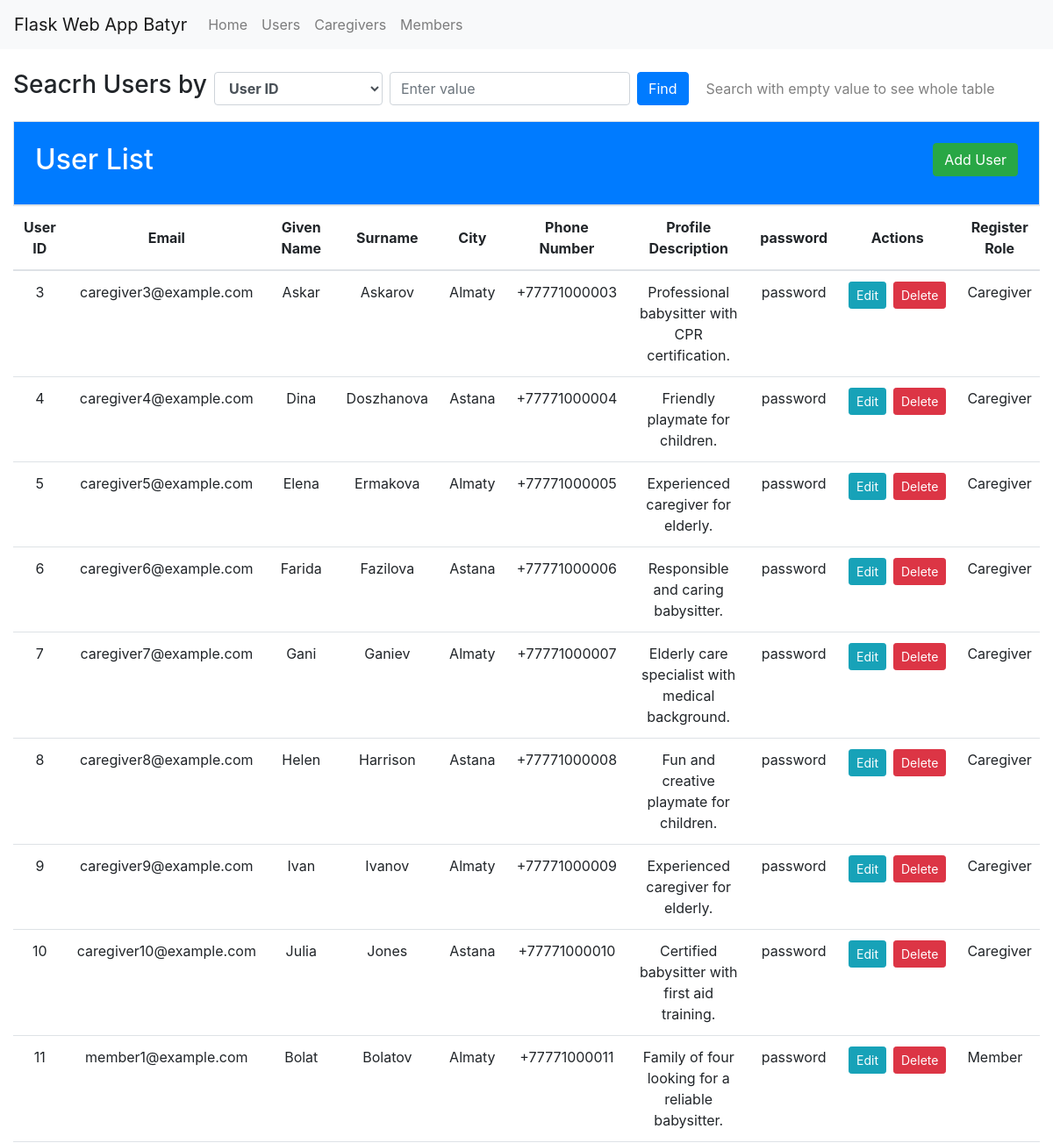
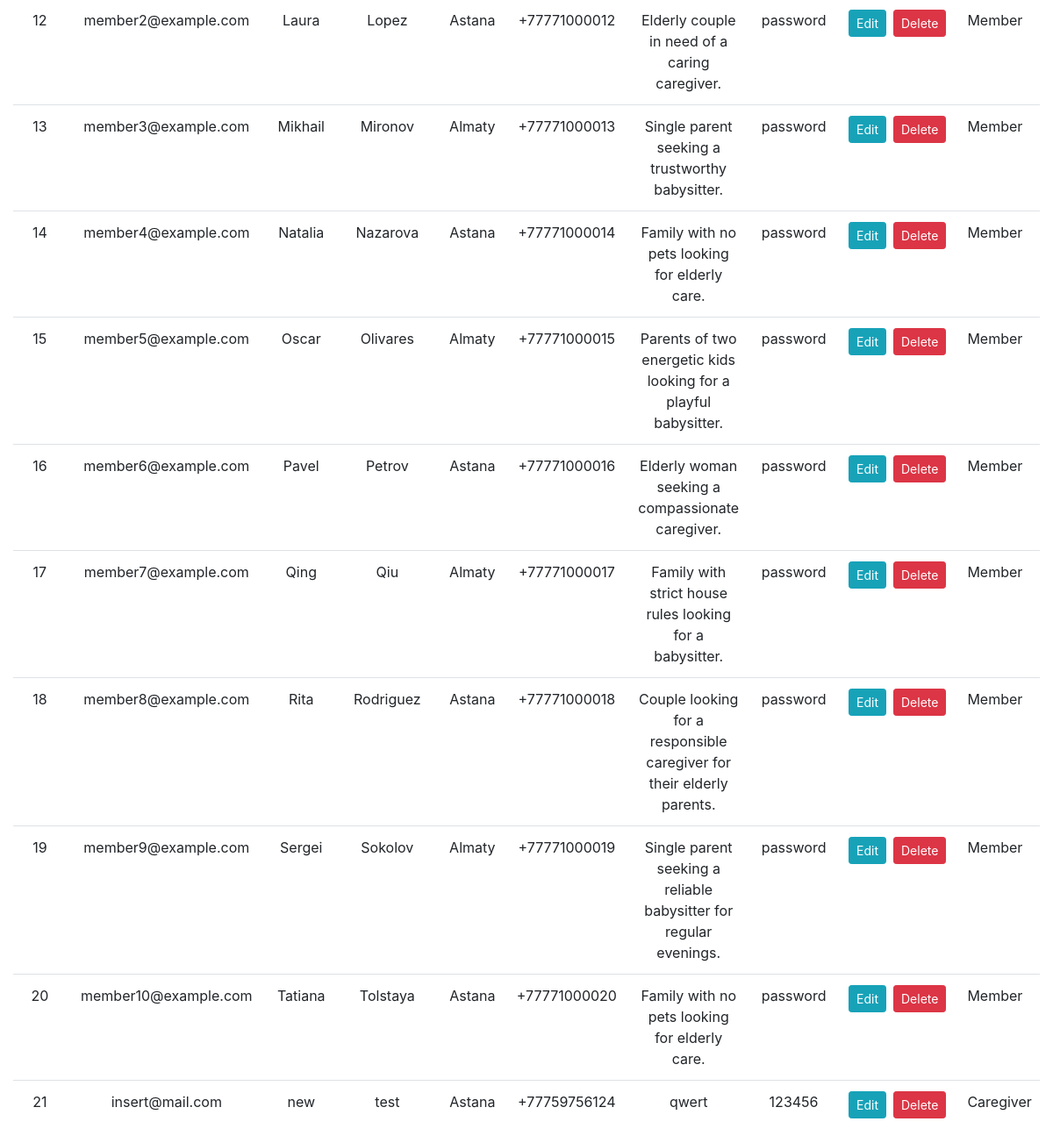
Screenshot of /users with the database file from the repository (2 pictures, top to bottom).
### flaskApp/models.py (models this page shows)
class User(db.Model):
    __tablename__ = 'users'
    user_id = db.Column(db.Integer, primary_key=True)
    email = db.Column(db.String(255), unique=True, nullable=False)
    given_name = db.Column(db.String(50), nullable=False)
    surname = db.Column(db.String(50), nullable=False)
    city = db.Column(db.String(50), nullable=False)
    phone_number = db.Column(db.String(15), nullable=False)
    profile_description = db.Column(db.Text, nullable=False)
    password = db.Column(db.String(255), nullable=False)
    caregiver = relationship("Caregiver", back_populates="user", cascade="all, delete-orphan",
                            primaryjoin="User.user_id == foreign(Caregiver.caregiver_user_id)")
    member = relationship("Member", back_populates="user", cascade="all, delete-orphan",
                          primaryjoin="User.user_id == foreign(Member.member_user_id)")
    def has_role(self):
        return True if self.caregiver or self.member else False

### flaskApp/views.py (the view)
@app.route('/users', endpoint='user_list')
def user_list():
    users = User.query.all()
    form = UserForm()
    return render_template('User/user.html', users=users, form=form, formC=CaregiverForm(), formM=MemberForm())

### flaskApp/forms.py
class UserForm(FlaskForm):
    email = StringField('Email', validators=[DataRequired()])
    given_name = StringField('Given Name', validators=[DataRequired()])
    surname = StringField('Surname', validators=[DataRequired()])
    city = StringField('City', validators=[DataRequired()])
    phone_number = StringField('Phone Number', validators=[DataRequired()])
    profile_description = TextAreaField('Profile Description', validators=[DataRequired()])
    password = PasswordField('Password', validators=[DataRequired(), Length(min=6)])

class CaregiverForm(FlaskForm):
    photo = StringField('Photo URL', validators=[DataRequired()])
    gender = SelectField('Gender', choices=[(gender.value, gender.value) for gender in GENDER],  validators=[DataRequired()])
    caregiving_type = SelectField('Caregiving Type', choices=[(care_type.value, care_type.value) for care_type in CARE_TYPE],  validators=[DataRequired()] )
    hourly_rate = DecimalField('Hourly Rate', validators=[DataRequired()])

### flaskApp/templates/User/user.html (shortened to what this page needs)
{% extends 'base.html' %} {% block title %}User Table{% endblock %} {% block
content %}
<div class="mb-3">
  <form class="form-inline" method="GET" action="/search_users">
    <div class="form-group mr-2">
      <label for="attribute">
        <h3>Seacrh Users by</h3>
      </label>
    </div>
    <div class="form-group mr-2">
      <select class="form-control" name="attribute" style="font-weight: bold;">
        <option value="user_id">User ID</option>
      </select>
    </div>
    <div class="form-group mr-2">
      <input type="text" class="form-control" name="value" placeholder="Enter value">
    </div>
    <button type="submit" class="btn btn-primary">Find</button>
    <div style="margin-left: 20px;"><a style="color: gray;">Search with empty value to see whole table</a></div>
  </form>
</div>
<div class="h-200 p-4 text-white bg-primary border rounded-3">
  <h2>
    User List
    <button type="button" class="btn btn-success float-right" data-toggle="modal" data-target="#addUserModal">
      Add User
    </button>
  </h2>
</div>
<div class="table-responsive">
  <table class="table table-hover table-white" id="#userTable">
    <thead>
      <tr class="text-center">
        <th scope="col">User ID</th>
        <th scope="col" style=" vertical-align: middle;">Email</th>
        <th scope="col">Given Name</th>
        <th scope="col" style=" vertical-align: middle;">Surname</th>
        <th scope="col" style=" vertical-align: middle;">City</th>
        <th scope="col">Phone Number</th>
        <th scope="col" style=" vertical-align: middle;">Profile Description</th>
        <th scope="col" style=" vertical-align: middle;">password</th>
        <th scope="col" style=" vertical-align: middle;">Actions</th>
        <th scope="col" style=" vertical-align: middle;">Register Role</th>
      </tr>
    </thead>
    <tbody>
      {% for user in users %}
      <tr class="text-center">
        <td>{{ user.user_id }}</td>
        <td>{{ user.email }}</td>
        <td>{{ user.given_name }}</td>
        <td>{{ user.surname }}</td>
        <td>{{ user.city }}</td>
        <td>{{ user.phone_number }}</td>
        <td>{{ user.profile_description }}</td>
        <td>{{ user.password }}</td>
        <td>
          <div class="d-flex justify-content-between">
            <a href="/edit_user/{{user.user_id}}" class="btn btn-sm btn-info mr-2" data-toggle="modal"
              data-target="#editUserModal{{user.user_id}}">Edit</a>
            <a href="/delete_user/{{user.user_id}}" class="btn btn-sm btn-danger"
              onclick="return confirm('Are you sure?')">Delete</a>
          </div>
        </td>
        <td>
          <div class="d-flex justify-content-between">
            {% if not user.has_role() %}
            <a href="/add_caregiver/{{user.user_id}}" class="btn btn-sm btn-success mr-1" data-toggle="modal"
              data-target="#addCaregiverModal{{user.user_id}}">Caregiver</a>
            <a href="/add_member/{{user.user_id}}" class="btn btn-sm btn-success mr-2" data-toggle="modal"
              data-target="#addMemberModal{{user.user_id}}">Member</a>
            {% else %}
              {% if user.caregiver %}
              <a>Caregiver</a>
              {% else %}
              <a>Member</a>
              {% endif %}
            {% endif %}
          </div>
      </tr>
      {% endfor %}
    </tbody>
  </table>
</div>
{% endblock %}

### rows the page displays
User: user_id "3", email "caregiver3@example.com", given_name "Askar", surname "Askarov", city "Almaty", phone_number "+77771000003", profile_description "Professional babysitter with CPR certification.", password "password", shows "Caregiver"
User: user_id "4", email "caregiver4@example.com", given_name "Dina", surname "Doszhanova", city "Astana", phone_number "+77771000004", profile_description "Friendly playmate for children.", password "password", shows "Caregiver"
User: user_id "5", email "caregiver5@example.com", given_name "Elena", surname "Ermakova", city "Almaty", phone_number "+77771000005", profile_description "Experienced caregiver for elderly.", password "password", shows "Caregiver"
User: user_id "6", email "caregiver6@example.com", given_name "Farida", surname "Fazilova", city "Astana", phone_number "+77771000006", profile_description "Responsible and caring babysitter.", password "password", shows "Caregiver"
User: user_id "7", email "caregiver7@example.com", given_name "Gani", surname "Ganiev", city "Almaty", phone_number "+77771000007", profile_description "Elderly care specialist with medical background.", password "password", shows "Caregiver"
User: user_id "8", email "caregiver8@example.com", given_name "Helen", surname "Harrison", city "Astana", phone_number "+77771000008", profile_description "Fun and creative playmate for children.", password "password", shows "Caregiver"
User: user_id "9", email "caregiver9@example.com", given_name "Ivan", surname "Ivanov", city "Almaty", phone_number "+77771000009", profile_description "Experienced caregiver for elderly.", password "password", shows "Caregiver"
User: user_id "10", email "caregiver10@example.com", given_name "Julia", surname "Jones", city "Astana", phone_number "+77771000010", profile_description "Certified babysitter with first aid training.", password "password", shows "Caregiver"
User: user_id "11", email "member1@example.com", given_name "Bolat", surname "Bolatov", city "Almaty", phone_number "+77771000011", profile_description "Family of four looking for a reliable babysitter.", password "password", shows "Member"
User: user_id "12", email "member2@example.com", given_name "Laura", surname "Lopez", city "Astana", phone_number "+77771000012", profile_description "Elderly couple in need of a caring caregiver.", password "password", shows "Member"
User: user_id "13", email "member3@example.com", given_name "Mikhail", surname "Mironov", city "Almaty", phone_number "+77771000013", profile_description "Single parent seeking a trustworthy babysitter.", password "password", shows "Member"
User: user_id "14", email "member4@example.com", given_name "Natalia", surname "Nazarova", city "Astana", phone_number "+77771000014", profile_description "Family with no pets looking for elderly care.", password "password", shows "Member"
User: user_id "15", email "member5@example.com", given_name "Oscar", surname "Olivares", city "Almaty", phone_number "+77771000015", profile_description "Parents of two energetic kids looking for a playful babysitter.", password "password", shows "Member"
User: user_id "16", email "member6@example.com", given_name "Pavel", surname "Petrov", city "Astana", phone_number "+77771000016", profile_description "Elderly woman seeking a compassionate caregiver.", password "password", shows "Member"
User: user_id "17", email "member7@example.com", given_name "Qing", surname "Qiu", city "Almaty", phone_number "+77771000017", profile_description "Family with strict house rules looking for a babysitter.", password "password", shows "Member"
User: user_id "18", email "member8@example.com", given_name "Rita", surname "Rodriguez", city "Astana", phone_number "+77771000018", profile_description "Couple looking for a responsible caregiver for their elderly parents.", password "password", shows "Member"
User: user_id "19", email "member9@example.com", given_name "Sergei", surname "Sokolov", city "Almaty", phone_number "+77771000019", profile_description "Single parent seeking a reliable babysitter for regular evenings.", password "password", shows "Member"
User: user_id "20", email "member10@example.com", given_name "Tatiana", surname "Tolstaya", city "Astana", phone_number "+77771000020", profile_description "Family with no pets looking for elderly care.", password "password", shows "Member"
User: user_id "21", email "insert@mail.com", given_name "new", surname "test", city "Astana", phone_number "+77759756124", profile_description "qwert", password "123456", shows "Caregiver"
